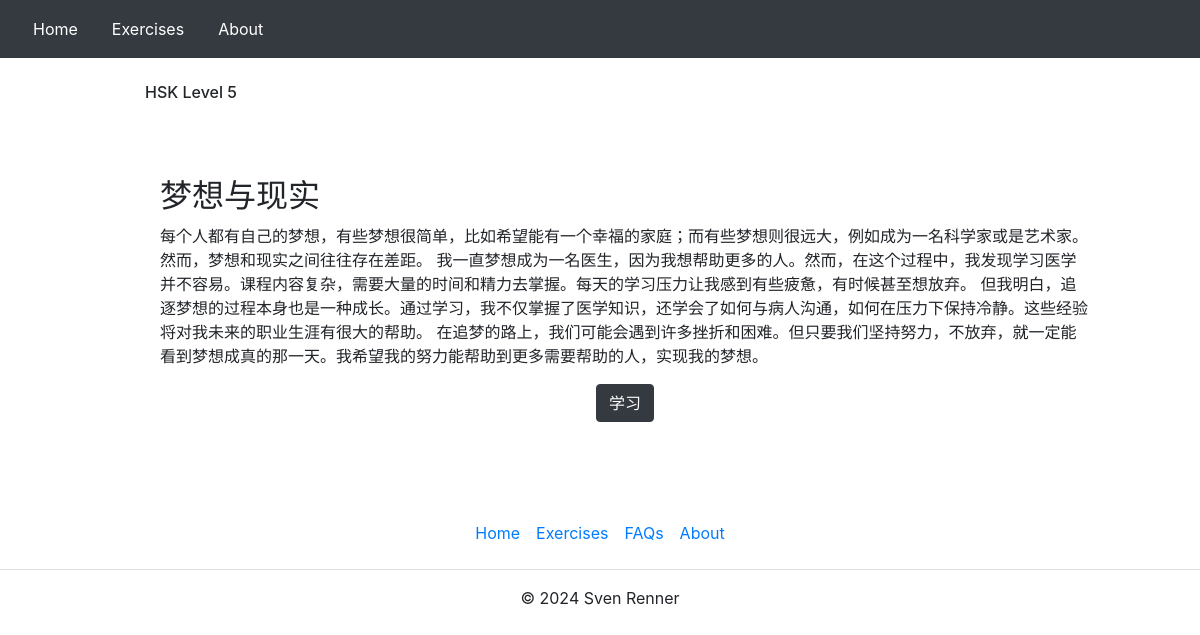
The app's page /chinese_hsk/hsk/5/ with its own data.
### chinese_hsk/models.py (models this page shows, shortened)
class TextMeta(models.Model):
    text_id = models.AutoField(primary_key=True)
    hsk_level = models.IntegerField()
    source = models.ForeignKey(Source, on_delete=models.CASCADE)  # Linking to Source

class TextTitle(models.Model):
    text_id = models.OneToOneField(TextMeta, on_delete=models.CASCADE)
    text_name = models.CharField(max_length=255)

class TextFull(models.Model):
    text_id = models.OneToOneField(TextMeta, on_delete=models.CASCADE)
    text_full = models.TextField()

### chinese_hsk/views.py (the view)
# urls.py: path('hsk/<int:hsk_level>/', hsk_texts, name='hsk_texts'),
def hsk_texts(request, hsk_level):
    texts = TextMeta.objects.filter(hsk_level=hsk_level).select_related('texttitle')
    context = {
        'texts': texts,
        'hsk_level': hsk_level,
    }
    return render(request, 'chinese_hsk/hsk_texts.html', context)

### chinese_hsk/templates/chinese_hsk/hsk_texts.html
{% extends "chinese_hsk/layout.html" %}
{% block body %}
<div class="container">
    <h6 style="margin: 25px 50px 75px 100px">HSK Level {{ hsk_level }} </h6>
    {% for text in texts %}
        <div class="col-md-auto" style="margin: 25px 50px 75px 100px">
            <h2>{{ text.texttitle.text_name }}</h2>
            <p>{{ text.textfull.text_full }}</p>
            {% if text.textparagraph_set.first %}
            <div class="text-center">
                <a href="{% url 'paragraph_blankedeasy' text_id=text.text_id p_number=1 %}"class="btn btn-dark">学习</a>
            </div>
            {% else %}
                <p><em>No paragraphs available for this text.</em></p>
            {% endif %}
        </div>
    {% empty %}
        <li>No texts available for this HSK level.</li>
    {% endfor %}
</div>
{% endblock %}

### records on screen
TextMeta: texttitle.text_name "梦想与现实", textfull.text_full "每个人都有自己的梦想，有些梦想很简单，比如希望能有一个幸福的家庭；而有些梦想则很远大，例如成为一名科学家或是艺术家。然而，梦想和现实之间往往存在差距。 我一直梦想成为一名医生，因为我想帮助更多的人。然而，在这个过程中，我发现学习医学并不容易。课程内容复杂，需要大量的时间和精力去掌握。每天的学习压力让我感到有些疲惫，有时候甚至想放弃。 但我明白，追逐梦想的过程本身也是一种成长。通过学习，我不仅掌握了医学知识，还学会了如何与病人沟通，如何在压力下保持冷静。这些经验将对我未来的职业生涯有很大的帮助。 在追梦的路上，我们可能会遇到许多挫折和困难。但只要我们坚持努力，不放弃，就一定能看到梦想成真的那一天。我希望我的努力能帮助到更多需要帮助的人，实现我的梦想。"

### other values on screen
{{ hsk_level }} "5"
